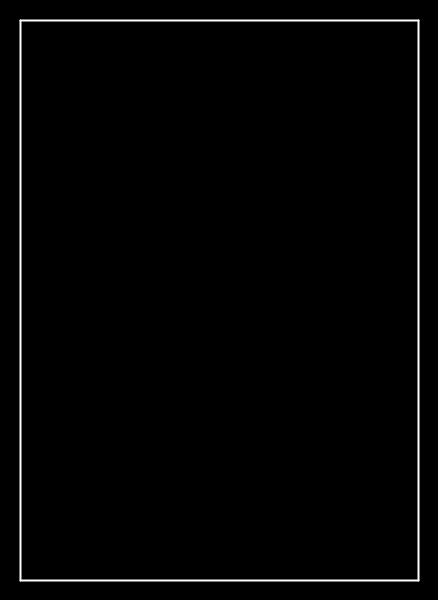
Frame 1 (no input)
Frame 60 (the mouse pressed at the canvas centre just before this capture): identical to frame 1, image omitted
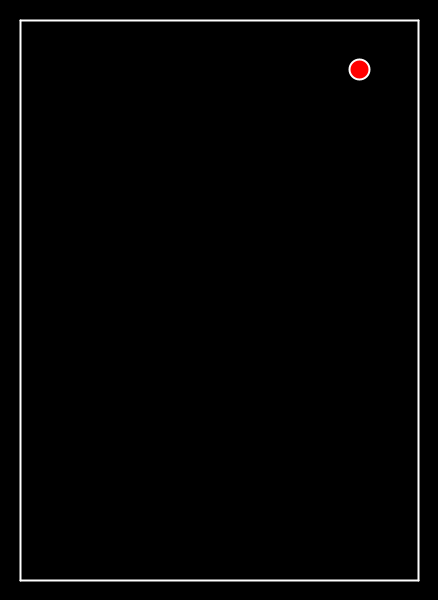
Frame 120 (the mouse held since frame 60 and released just before this capture)

The Processing sketch that drew these frames (run headless with seeded random() and noise(); from frame 60 on, the mouse is pressed at the canvas centre):

// Processing sketch: processing_150964
// ── processing_150964.pde

/**
 * Colisiones particula-particula
 * 
 * DANIEL PÉREZ ROMAN
 * 3º GIM
 */
 
Tablero pim;
ArrayList<Particle> bolas;
float dt = 0.4;
float radio = 10.0;
 

void setup() {
  size(438,600);
  
  // Campo: Extremos de la pantalla
  pim = new Tablero();
  
  // Bolas
  bolas = new ArrayList<Particle>(); 
  
}

void draw() {
  background(0);
  fill(255);
  
  // Actualiza las partículas: colisiones y dibujado
  for (int i=0;i<bolas.size();i++){
    Particle p = bolas.get(i);
    p.update();
    for (int j=i+1;j<bolas.size();j++){
      Particle q = bolas.get(j);
      p.collision(q);
    }
    p.display();
  }
 
 // Calcula Colisiones y dibuja el Pimball 
  pim.update();
  pim.display(); 
}

void mousePressed()
{
  PVector pos = new PVector(mouseX, mouseY);
  Particle p = new Particle(pos, radio);
  bolas.add(p);
}
class Particle
{
  float masa = 1.0;
  PVector place;
  PVector vel;
  PVector a; //aceleracion
  float rad;
  PVector gravity;
  
  
  Particle(PVector local, float r)
  {
    place = local.get();
    vel = new PVector( random(-20,20), random(-20,20) );
    a = new PVector();
    gravity = new PVector(0,0);
    rad = r;
  }
  
  void applyForce(PVector force)
  {
    PVector fuerza = PVector.div(force.get(),masa);
    a.add(fuerza);
  }
  
  void run()
  {
    update();
    display();
  }
  
  void display()
  {
    fill(255,0,0);
    ellipse(place.x, place.y, 20, 20);
  }
  
  void update() //Metodo Euler(semi)
  {
    applyForce(gravity);
    vel.add(PVector.mult(a,dt));
    place.add(PVector.mult(vel,dt));
    a.set(0,0);
  }
  
  void collision(Particle p)
  {
    PVector d = PVector.sub(this.place, p.place);
    float dist = d.mag();
    
    
    if(dist < (this.rad+p.rad) )
    {
      PVector unitD = new PVector();
      unitD.set(d);
      unitD.normalize();
      //d.normalize(unitD);

      PVector n1 = PVector.mult(unitD, (this.vel.dot(d) / dist) );
      PVector t1 = PVector.sub( this.vel, n1);
      
      PVector n2 = PVector.mult(unitD, (p.vel.dot(d) / dist) );
      PVector t2 = PVector.sub( p.vel, n2);
      
      float restitucion = (this.rad + p.rad) - dist;
      
      PVector resta = PVector.sub(n1, n2);
      float vrel = resta.mag();
      
      PVector multN1 = PVector.mult(n1, -restitucion / vrel);
      this.place.add(multN1);
      
      PVector multN2 = PVector.mult(n2, -restitucion / vrel);
      p.place.add(multN2);
      
      //Velocidad de salida de primera y segunda particula
      
      //Se obtiene la masa de cada uno
      float m1 = this.masa;
      float m2 = p.masa;
      
      //Seguidamente obtenemos la projeccion de cada normal sobre la distancia de las dos particulas
      float u1 = n1.dot(d) / dist;
      float u2 = n2.dot(d) / dist; 
      
      //Velocidad de salida de la primera particula
      float v1 = ( (m1-m2)*u1 + 2*m2*u2) / (m1+m2);
      n1 = PVector.mult(unitD, v1);
      
      //Velocidad de salidad de segunda particula
      float v2 = ( (m2-m1)*u2 + 2*m1*u1) / (m1+m2);
      n2 = PVector.mult(unitD, v2);

      //Suma del vector normal y el tangencial de cada particula para obtener la dirección de salida
      this.vel = PVector.add(n1, t1);  
      p.vel = PVector.add(n2, t2);  

    }
  }  
}

// A simple Plane and Particle class

class Plano{
  PVector pto1;
  PVector pto2;
  PVector plano;  
  PVector normal;
  float Kr = 0.9;
  
  PVector dif1, dif2, P1Project, VecP2Project ;
  float escalar_p1Norm;
  float escalar_p1Plano, escalar_p2Plano, modulo_plano;
  float p1, p2;
  PVector dist_col, uni;
  
  float nv, delta_s, ang;
  PVector norm_plano, Norm, Tang, reposicionar;  
  
  Plano(float x1, float y1, float x2, float y2)
  {
    pto1 = new PVector(x1,y1);
    pto2 = new PVector(x2,y2);
    plano = PVector.sub(pto2, pto1);
    normal =  new PVector(-plano.y, plano.x);
    normal.normalize();
  }
  
  // Colisiones con el plano (pto1, pto2)
  void checkCollisions(Particle b)
  {
    //dif = place - pto
    dif1 = PVector.sub(pto1,b.place); 
    dif2 =PVector.sub(pto2,b.place);
    
    uni = new PVector(0,0);
    modulo_plano = plano.mag();

    escalar_p1Plano = dif1.dot(plano);
    p1 = escalar_p1Plano/modulo_plano;
    
    escalar_p2Plano = dif2.dot(plano);
    p2 = escalar_p2Plano/modulo_plano;
    
    uni.set(plano);
    uni.normalize();
    //plano.normalize(uni);
    
    dist_col = PVector.add(dif1,PVector.mult(uni, p1*(-1)));
    
    
    if(abs(p1) < modulo_plano && abs(p2) < modulo_plano)
    {
      if(dist_col.mag() < radio){
    
        norm_plano = normal.get();
        if(norm_plano.dot(b.vel)>0)
           norm_plano.mult(-1);
        
        ang = PVector.angleBetween(b.vel, plano);
        
        delta_s = ( radio+dist_col.dot(norm_plano) ) / sin(ang);
        
        reposicionar = PVector.mult(norm_plano, delta_s);
        b.place.add(reposicionar);
        
        
        nv = normal.dot(b.vel);
        Norm = PVector.mult(normal,nv);
        Tang = PVector.sub(b.vel,Norm); 
        b.vel = PVector.sub(Tang,PVector.mult(Norm,Kr));
      }
    }
     
  }

}

// Tablero del Pimball
class Tablero {
  
  ArrayList<Plano> planos;

  Tablero() // Constructor: Crea el pimball
  {
    int maxPlanos = 6;
    planos = new ArrayList<Plano>();
    
    Plano up = new Plano(20, 20, width-20, 20);
    Plano left = new Plano(20, 20, 20, height-20);
    Plano right = new Plano(width-20, 20, width-20, height-20);
    Plano down = new Plano(20, height-20, width-20, height-20);
    
    planos.add(up);
    planos.add(left);
    planos.add(right);
    planos.add(down);
  }
    
  void update()
  {
    for (int i = planos.size()-1; i >= 0; i--) {
       Plano p = planos.get(i);
       for (int j=0;j<bolas.size();j++){
          Particle b = bolas.get(j);
          p.checkCollisions(b);  
       }
    }
  }
  
  void display()
  {
      stroke(255);
      fill(100);
      strokeWeight(2);  // Beastly
      for (int i=0;i<planos.size();i++){
        Plano p = planos.get(i);
        line(p.pto1.x, p.pto1.y, p.pto2.x, p.pto2.y);
      }
  }
  
    
}
